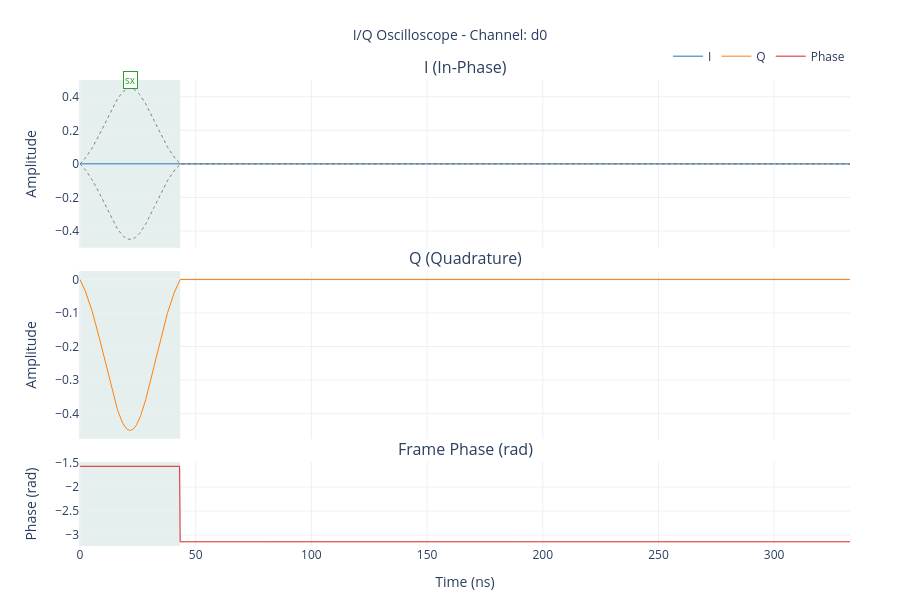

This figure's notebook cell:
### Code cell
# I/Q Oscilloscope - Sample-precise waveform view
show_iq_oscilloscope(sim, "d0", start_dt=0, length_dt=1500, interactive=True)

### Figure 1 — Plotly figure (JSON) as saved in the notebook; plotly's stock layout.template omitted (floating-point values rounded to 4 significant figures; data arrays with more than 128 entries replaced by an {"elided": "..."} marker saying what was removed)
{"data": [{"hovertemplate": "Time: %{x:.2f} ns<br>I: %{y:.4f}<extra></extra>", "line": {"color": "#1f77b4", "width": 1}, "mode": "lines", "name": "I", "type": "scatter", "x": {"elided": "1500 float values"}, "xaxis": "x", "y": {"elided": "1500 float values"}, "yaxis": "y"}, {"hovertemplate": "Time: %{x:.2f} ns<br>Q: %{y:.4f}<extra></extra>", "line": {"color": "#ff7f0e", "width": 1}, "mode": "lines", "name": "Q", "type": "scatter", "x": {"elided": "1500 float values"}, "xaxis": "x2", "y": {"elided": "1500 float values"}, "yaxis": "y2"}, {"hovertemplate": "Time: %{x:.2f} ns<br>|IQ|: %{y:.4f}<extra></extra>", "line": {"color": "gray", "dash": "dot", "width": 1}, "mode": "lines", "name": "|IQ|", "showlegend": false, "type": "scatter", "x": {"elided": "1500 float values"}, "xaxis": "x", "y": {"elided": "1500 float values"}, "yaxis": "y"}, {"hovertemplate": "Time: %{x:.2f} ns<br>|IQ|: %{y:.4f}<extra></extra>", "line": {"color": "gray", "dash": "dot", "width": 1}, "mode": "lines", "name": "|IQ|", "showlegend": false, "type": "scatter", "x": {"elided": "1500 float values"}, "xaxis": "x", "y": {"elided": "1500 float values"}, "yaxis": "y"}, {"hovertemplate": "Time: %{x:.2f} ns<br>Phase: %{y:.4f} rad<extra></extra>", "line": {"color": "#d62728", "width": 1}, "mode": "lines", "name": "Phase", "type": "scatter", "x": {"elided": "1500 float values"}, "xaxis": "x3", "y": {"elided": "1500 float values"}, "yaxis": "y3"}], "layout": {"annotations": [{"font": {"size": 16}, "showarrow": false, "text": "I (In-Phase)", "x": 0.5, "xanchor": "center", "xref": "paper", "y": 1.0, "yanchor": "bottom", "yref": "paper"}, {"font": {"size": 16}, "showarrow": false, "text": "Q (Quadrature)", "x": 0.5, "xanchor": "center", "xref": "paper", "y": 0.59, "yanchor": "bottom", "yref": "paper"}, {"font": {"size": 16}, "showarrow": false, "text": "Frame Phase (rad)", "x": 0.5, "xanchor": "center", "xref": "paper", "y": 0.18, "yanchor": "bottom", "yref": "paper"}, {"bgcolor": "rgba(255,255,255,0.8)", "bordercolor": "#2ca02c", "borderwidth": 1, "font": {"color": "#2ca02c", "size": 10}, "showarrow": false, "text": "sx", "x": 21.64, "xref": "x", "y": 1.02, "yref": "paper"}], "height": 600, "hovermode": "x unified", "legend": {"orientation": "h", "x": 1, "xanchor": "right", "y": 1.02, "yanchor": "bottom"}, "margin": {"b": 50, "l": 80, "r": 50, "t": 80}, "shapes": [{"fillcolor": "rgba(0,100,80,0.1)", "layer": "below", "line": {"width": 0}, "type": "rect", "x0": 0.0, "x1": 43.29, "xref": "x", "y0": 0, "y1": 1, "yref": "y domain"}, {"fillcolor": "rgba(0,100,80,0.1)", "layer": "below", "line": {"width": 0}, "type": "rect", "x0": 0.0, "x1": 43.29, "xref": "x2", "y0": 0, "y1": 1, "yref": "y2 domain"}, {"fillcolor": "rgba(0,100,80,0.1)", "layer": "below", "line": {"width": 0}, "type": "rect", "x0": 0.0, "x1": 43.29, "xref": "x3", "y0": 0, "y1": 1, "yref": "y3 domain"}], "showlegend": true, "title": {"font": {"size": 14}, "text": "I/Q Oscilloscope - Channel: d0", "x": 0.5}, "xaxis": {"anchor": "y", "domain": [0.0, 1.0], "matches": "x3", "showticklabels": false}, "xaxis2": {"anchor": "y2", "domain": [0.0, 1.0], "matches": "x3", "showticklabels": false}, "xaxis3": {"anchor": "y3", "domain": [0.0, 1.0], "title": {"text": "Time (ns)"}}, "yaxis": {"anchor": "x", "domain": [0.64, 1.0], "title": {"text": "Amplitude"}}, "yaxis2": {"anchor": "x2", "domain": [0.23, 0.59], "title": {"text": "Amplitude"}}, "yaxis3": {"anchor": "x3", "domain": [0.0, 0.18], "title": {"text": "Phase (rad)"}}}}
